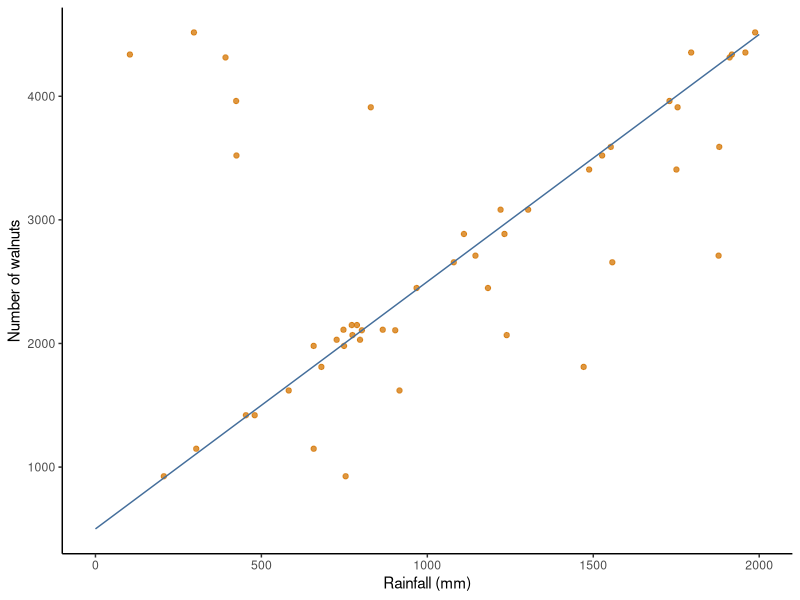
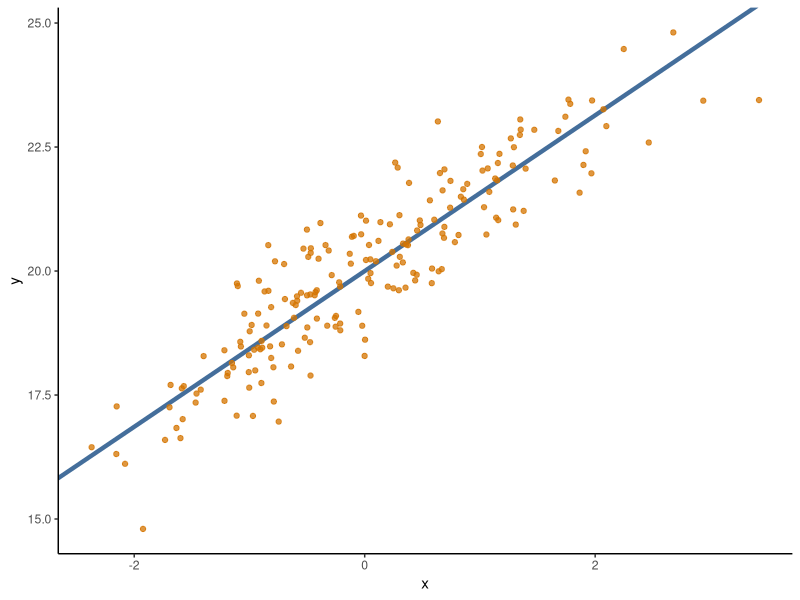
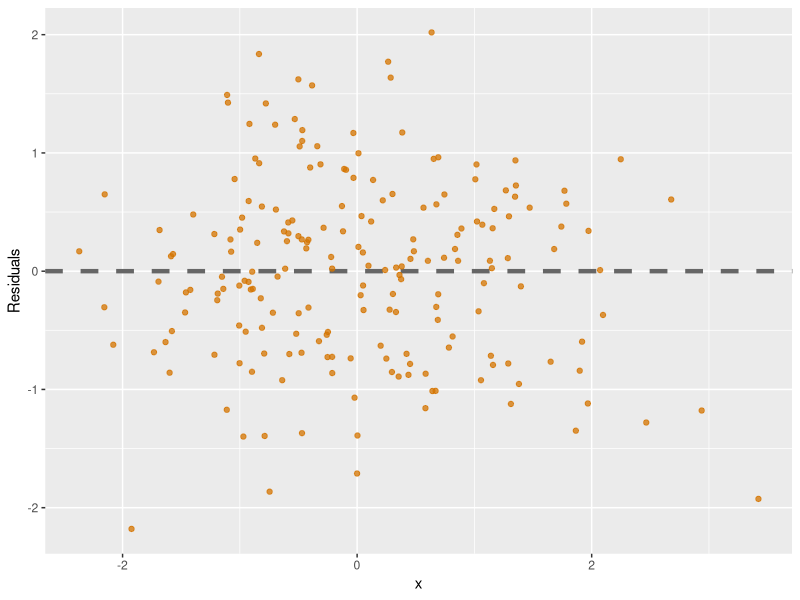
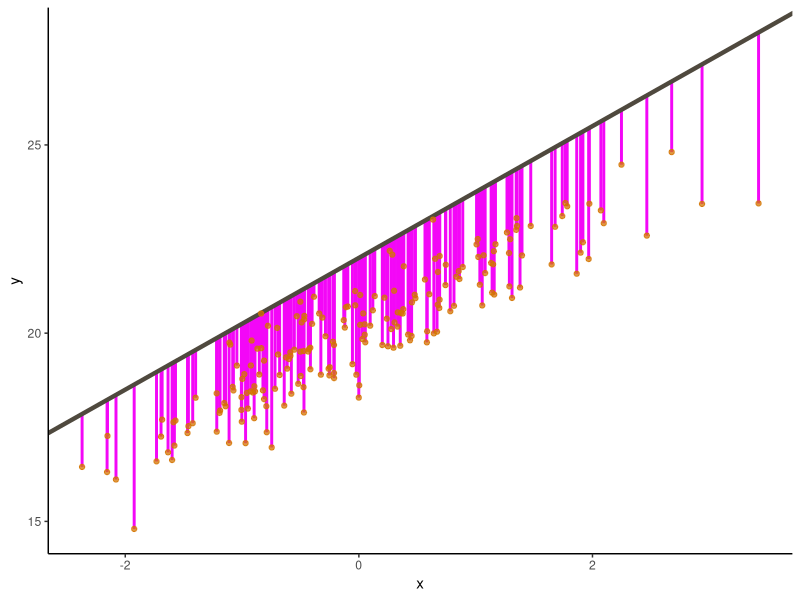
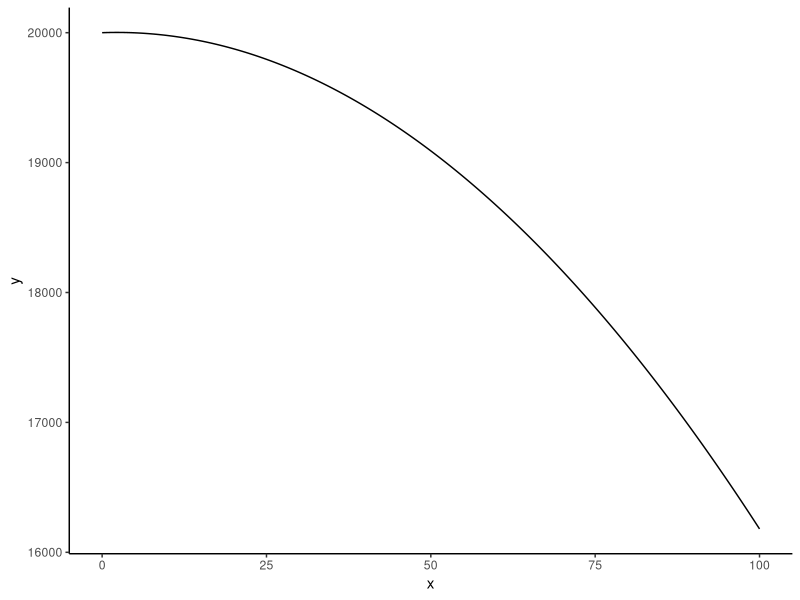
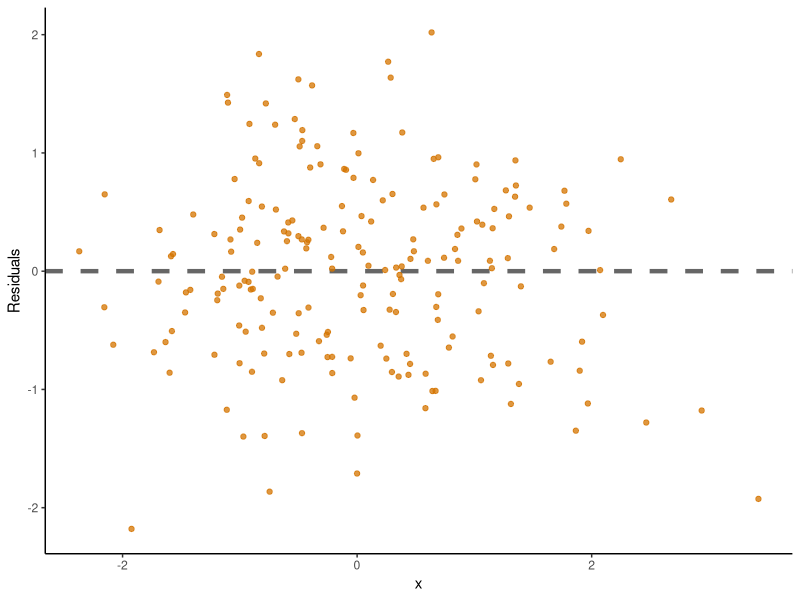

Here is the R script that generated these plots, in order: (Note: this script raises an error after producing the figures.)
library(ggplot2)
x <- seq(from = 0, to = 2000, by = 0.1)
x2 <- runif(n = 50, 0, 2000)
line_df <- data.frame(x = x,
                      y = 500 + 2 * x)
samp_df <- data.frame(x = x2, y = rnorm(n = 25, 500 + 2 * x2, 50))
ggplot(line_df, aes(x = x, y = y)) +
  geom_point(data = samp_df, aes(x = x, y = y), color = "#D47500", alpha = 0.75) +
  geom_path(color = "#446E9B")+
  scale_x_continuous("Rainfall (mm)") +
  scale_y_continuous("Number of walnuts")+
  theme_bw() + theme(panel.border = element_blank(), panel.grid.major = element_blank(),
                     panel.grid.minor = element_blank(), axis.line = element_line(colour = "black"))




x <- rnorm(200)
y <- 20 + 1.57 * x + rnorm(200, 0, 0.75)
mu2<- 22 + 1.75 * x
mu <- 20 + 1.57 * x
resid <- y - mu
df <- data.frame(x = x, y = y, mu = mu, Residuals = resid)


ggplot(df, aes(x, y)) +
  geom_abline(slope = 1.57, intercept = 20, color = "#446E9B", size = 1.5) +
  scale_y_continuous("y") +
  geom_point(color = "#D47500", alpha = 0.75)+
  theme_bw() + theme(panel.border = element_blank(), panel.grid.major = element_blank(),
                     panel.grid.minor = element_blank(), axis.line = element_line(colour = "black"))

ggplot(df, aes(x, Residuals)) +
  geom_abline(slope = 0, intercept = 0, color = "grey40", linetype = "dashed", size = 1.5) +
  geom_point(color = "#D47500", alpha = 0.75)


ggplot(df, aes(x, y)) +
#  geom_segment(aes(x = x, xend = x, y = mu, yend = y), color = "#3CB521", size = 1) +
  geom_segment(aes(x = x, xend = x, y = mu2, yend = y), color = "#f307f7", size = 1) +
#    geom_abline(slope = 1.57, intercept = 20, color = "#446E9B", size = 1.5) +
  geom_abline(slope = 1.75, intercept = 22, color = "#4f493e", size = 1.5) +
  scale_y_continuous("y") +
  geom_point(color = "#D47500", alpha = 0.75)+
  theme_bw() + theme(panel.border = element_blank(), panel.grid.major = element_blank(),
                     panel.grid.minor = element_blank(), axis.line = element_line(colour = "black"))

x <- seq(from = 0, to = 100, 0.1)
lm2 <- data.frame(x = x,
                  y = 20000 + 1.8 * x - 0.4 * x^2)

ggplot(lm2, aes(x = x, y = y)) +
  geom_line() +
  theme_bw() + theme(panel.border = element_blank(), panel.grid.major = element_blank(),
                     panel.grid.minor = element_blank(), axis.line = element_line(colour = "black"))

x<-17



ggplot(df, aes(x, Residuals)) +
  geom_abline(slope = 0, intercept = 0, color = "grey40", linetype = "dashed", size = 1.5) +
  geom_point(color = "#D47500", alpha = 0.75)+
  theme_bw() + theme(panel.border = element_blank(), panel.grid.major = element_blank(),
                     panel.grid.minor = element_blank(), axis.line = element_line(colour = "black"))



ggplot(df, mapping = aes(x=x, y=y)) +
  geom_point(color="#446E9B", alpha = 0.5) +
  geom_smooth(method='lm', se=FALSE, color="#D47500", alpha = 0.5) +
  geom_path(aes(x,y), data = path1, linewidth = 1, color = "#3CB521") +
  geom_path(aes(x,y), data = path2, linewidth = 1, color = "#3CB521") +
  geom_path(aes(x,y), data = path3, linewidth = 1, color = "#3CB521") +
  geom_path(aes(x,y), data = path4, linewidth = 1, color = "#3CB521")




ggplot(df, mapping = aes(x=x, y=y)) +
  geom_point(color="#446E9B", alpha = 0.5) +
  geom_smooth(method='lm', se=FALSE, color="#D47500", alpha = 0.5) +
  geom_path(aes(x,y), data = path1, linewidth = 1, color = "#3CB521") +
  geom_path(aes(x,y), data = path2, linewidth = 1, color = "#3CB521") +
  geom_path(aes(x,y), data = path3, linewidth = 1, color = "#3CB521") +
  geom_path(aes(x,y), data = path4, linewidth = 1, color = "#3CB521") +
  geom_segment(aes(x=x,y=y,xend=xend,yend=yend), data = segment1, linewidth = 0.6,
               color = "#CD0200") +
  geom_segment(aes(x=x,y=y,xend=xend,yend=yend), data = segment2, linewidth = 0.6,
               color = "#CD0200") +
  geom_segment(aes(x=x,y=y,xend=xend,yend=yend), data = segment3, linewidth = 0.6,
               color = "#CD0200") +
  geom_segment(aes(x=x,y=y,xend=xend,yend=yend), data = segment4, linewidth = 0.6,
               color = "#CD0200")













x <- runif(100, 0, 60)
ey <- 10 + 1*x
eps <- rnorm(100, 0, 3)
y <- ey + eps
df <- data.frame(x, y)
lm_fit <- lm(y ~ x, data = df)

k <- 2.5
sigma <- sigma(lm_fit)
ab <- coef(lm_fit); a <- ab[1]; b <- ab[2]

x <- seq(-k*sigma, k*sigma, length.out = 50)
y <- dnorm(x, 0, sigma)/dnorm(0, 0, sigma) * 3

x0 <- 5
y0 <- a+b*x0
path1 <- data.frame(x = y + x0, y = x + y0)
segment1 <- data.frame(x = x0, y = y0 - k*sigma, xend = x0, yend = y0 + k*sigma)
x0 <- 20
y0 <- a+b*x0
path2 <- data.frame(x = y + x0, y = x + y0)
segment2 <- data.frame(x = x0, y = y0 - k*sigma, xend = x0, yend = y0 + k*sigma)
x0 <- 35
y0 <- a+b*x0
path3 <- data.frame(x = y + x0, y = x + y0)
segment3 <- data.frame(x = x0, y = y0 - k*sigma, xend = x0, yend = y0 + k*sigma)
x0 <- 50
y0 <- a+b*x0
path4 <- data.frame(x = y + x0, y = x + y0)
segment4 <- data.frame(x = x0, y = y0 - k*sigma, xend = x0, yend = y0 + k*sigma)

ggplot(df, mapping = aes(x=x, y=y)) +
  geom_point(color="#446E9B", alpha = 0.5)+
  theme_bw() + theme(panel.border = element_blank(), panel.grid.major = element_blank(),
                     panel.grid.minor = element_blank(), axis.line = element_line(colour = "black"))

ggplot(df, mapping = aes(x=x, y=y)) +
  geom_point(color="#446E9B", alpha = 0.5) +
  geom_smooth(method='lm', se=FALSE, color="#D47500", alpha = 0.5)+
  theme_bw() + theme(panel.border = element_blank(), panel.grid.major = element_blank(),
                     panel.grid.minor = element_blank(), axis.line = element_line(colour = "black"))


ggplot(df, mapping = aes(x=x, y=y)) +
  geom_point(color="#446E9B", alpha = 0.5) +
  geom_smooth(method='lm', se=FALSE, color="#D47500", alpha = 0.5) +
  geom_path(aes(x,y), data = path1, linewidth = 1, color = "#3CB521") +
  geom_path(aes(x,y), data = path2, linewidth = 1, color = "#3CB521") +
  geom_path(aes(x,y), data = path3, linewidth = 1, color = "#3CB521") +
  geom_path(aes(x,y), data = path4, linewidth = 1, color = "#3CB521")




ggplot(df, mapping = aes(x=x, y=y)) +
  geom_point(color="black", alpha = 0.5) +
   geom_smooth(method='lm', se=FALSE, color="#D47500", alpha = 0.5) +
   geom_path(aes(x,y), data = path1, linewidth = 1, color = "#3CB521") +
   geom_path(aes(x,y), data = path2, linewidth = 1, color = "#3CB521") +
   geom_path(aes(x,y), data = path3, linewidth = 1, color = "#3CB521") +
   geom_path(aes(x,y), data = path4, linewidth = 1, color = "#3CB521") +
  geom_segment(aes(x=x,y=y,xend=xend,yend=yend), data = segment1, linewidth = 0.6,
               color = "#CD0200") +
  geom_segment(aes(x=x,y=y,xend=xend,yend=yend), data = segment2, linewidth = 0.6,
               color = "#CD0200") +
  geom_segment(aes(x=x,y=y,xend=xend,yend=yend), data = segment3, linewidth = 0.6,
               color = "#CD0200") +
  geom_segment(aes(x=x,y=y,xend=xend,yend=yend), data = segment4, linewidth = 0.6,
               color = "#CD0200") +
  theme_bw() + theme(panel.border = element_blank(), panel.grid.major = element_blank(),
                     panel.grid.minor = element_blank(), axis.line = element_line(colour = "black"))









#Milk example
y<-c(25.9,25.978,25.9,26.09,26.1,24.9,25.89,25.978,26.12,25.98,27,25,25.6,25.4,25.5)

model1<-lm(y~1)

summary(lm(y~1))

t.test(y,mu=26)



teporingos<-read.csv("teporingos2pops.csv",stringsAsFactors = T)

summary(teporingos)

library(dplyr)

teporingos%>%group_by(site)%>%summarize(min=min(mass),
                                        q1=quantile(mass      , 0.25),
                                        median=median(mass      ),
                                        mean=mean(mass),
                                        q3=quantile(mass, 0.75),
                                        max=max(mass))








samp <- data.frame(Experiment = 1:100,
                   time = 1:100,
                   Estimate = numeric(length = 100),
                   SE = numeric(length = 100))

for(i in 1:100){
  x <- rnorm(40, 75,4)
  samp$Estimate[i] = mean(x)
  samp$SD[i] = sd(x)
  samp$SE = sd(x)/sqrt(25)
}

fish_df <- data.frame(z = seq(from = 65, to = 85, by = 0.1),
                      pr_z = dnorm(x = seq(from = 65, to = 85, by = 0.1), 75, 4))


p <- ggplot(samp[samp$Experiment==1,], aes(x = Experiment, y = Estimate)) +
  geom_point() +
  geom_hline(yintercept = 75, color = "black", linetype = "longdash") +
  scale_y_continuous(name = "", limits = c(70, 80), breaks = seq(from = 70, to = 80,by=2)) +
  scale_x_continuous(limits = c(0, 100)) +
  theme_classic() +
  geom_segment(aes(y = 79, yend = 79, x = 71, xend = 82),
               color = "black", linetype = "longdash") +
  annotate(x = 82, y = 78, label = "Sample mean", geom = "text", hjust = 0) +
  geom_point(aes(y = 78, x = 77)) +
  annotate(x = 85, y = 79, label = "True parameter mean", geom = "text", hjust = 0)
p


valsn<-rnorm(39,74.62779,4)
valsn<-c(valsn,2985.112-sum(valsn))
samp[samp$Experiment==1,3]
Experiment<-rep(1,40)
valsn_d<-data.frame(valsn, Experiment)


p+  geom_errorbar(data = samp[samp$Experiment==1,], aes(x = Experiment, ymin = Estimate - SD, ymax = Estimate + SD), width = 0)


p+geom_point(data=samp[samp$Experiment==2,], aes(x = Experiment, y = Estimate))

p+geom_point(data=samp[samp$Experiment==2,], aes(x = Experiment, y = Estimate))+
  geom_point(data=samp[samp$Experiment==3,], aes(x = Experiment, y = Estimate))

p+geom_point(data=samp[samp$Experiment==2,], aes(x = Experiment, y = Estimate))+
  geom_point(data=samp[samp$Experiment==3,], aes(x = Experiment, y = Estimate))+
  geom_point(data=samp[samp$Experiment==4,], aes(x = Experiment, y = Estimate))


for(i in 1:4){
print(i)
p2<-  ggplot() +
  labs(subtitle = "Sampling") +
  geom_path(data = fish_df, aes(x = z, y = pr_z), color = "#446E9B")+
  geom_segment(aes(y = 0, yend = 1, x = samp[samp$Experiment==i,3], xend = samp[samp$Experiment==i,3]),
               color = "black", linetype = "longdash")+
  scale_y_continuous(expand = c(0, 0), limits = c(0, NA))+
  ylab("Density")+xlab("size(cm)")+
  theme_bw() + theme(panel.border = element_blank(), panel.grid.major = element_blank(),
                     panel.grid.minor = element_blank(), axis.line = element_line(colour = "black"))
print(p2)
}

ggplot() +
  labs(subtitle = "Sampling") +
  geom_path(data = fish_df, aes(x = z, y = pr_z), color = "#446E9B")+
  scale_y_continuous(expand = c(0, 0), limits = c(0, NA))+
  ylab("Density")+xlab("size(cm)")+
  theme_bw() + theme(panel.border = element_blank(), panel.grid.major = element_blank(),
                     panel.grid.minor = element_blank(), axis.line = element_line(colour = "black"))


samp$type<-"A"

 ggplot(samp, aes(x = Experiment, y = Estimate,group=type)) +
   geom_point(aes(group = seq_along(Experiment))) +
   geom_hline(yintercept = 75, color = "black", linetype = "longdash") +
   scale_y_continuous(name = "", limits = c(70, 80), breaks = seq(from = 70, to = 80,by=2)) +
   scale_x_continuous(limits = c(0, 100)) +
   theme_classic() +
   geom_segment(aes(y = 79, yend = 79, x = 71, xend = 82),
                color = "black", linetype = "longdash") +
   annotate(x = 82, y = 78, label = "Sample mean", geom = "text", hjust = 0) +
   geom_point(aes(y = 78, x = 77)) +
   annotate(x = 85, y = 79, label = "True parameter mean", geom = "text", hjust = 0)+
   transition_reveal(Experiment)+
   view_follow(fixed_x = TRUE,fixed_y = TRUE)

 ?transition_manual


 ggplot(samp, aes(x = Experiment, y = Estimate,group=type)) +
   geom_point(aes(group = seq_along(Experiment))) +
   geom_hline(yintercept = 75, color = "black", linetype = "longdash") +
   scale_y_continuous(name = "", limits = c(70, 80), breaks = seq(from = 70, to = 80,by=2)) +
   scale_x_continuous(limits = c(0, 100)) +
   theme_classic() +
   geom_segment(aes(y = 79, yend = 79, x = 71, xend = 82),
                color = "black", linetype = "longdash") +
   annotate(x = 82, y = 78, label = "Sample mean", geom = "text", hjust = 0) +
   geom_point(aes(y = 78, x = 77)) +
   annotate(x = 85, y = 79, label = "True parameter mean", geom = "text", hjust = 0)




 ggplot() +
   geom_histogram(data = samp, aes(x = Estimate, y = ..density..),
                  fill = "#999999", alpha = 0.75, color = "#999999", bins = 60) +
      labs(subtitle = "Sampling distribution of 100 samples (fish n = 40)") +
   geom_path(data = fish_df, aes(x = z, y = pr_z), color = "#446E9B")+
   theme_bw() + theme(panel.border = element_blank(), panel.grid.major = element_blank(),
                      panel.grid.minor = element_blank(), axis.line = element_line(colour = "black"))





 ggplot(samp, aes(x = Experiment, y = Estimate)) +
   geom_point() +
   geom_hline(yintercept = 70, color = "red", linetype = "longdash") +
   scale_y_continuous(name = "", limits = c(68, 73), breaks = seq(from = 68, to = 73)) +
   scale_x_continuous(limits = c(0, 100)) +
   theme_classic() +
   geom_segment(aes(y = 72.75, yend = 72.75, x = 1, xend = 12),
                color = "red", linetype = "longdash") +
   annotate(x = 15, y = 72.75, label = "True parameter value", geom = "text", hjust = 0) +
   geom_point(aes(y = 72.25, x = 6)) +
   annotate(x = 15, y = 72.25, label = "Sample mean", geom = "text", hjust = 0)






 wing_df <- data.frame(z = seq(from = 63, to = 77, by = 0.1),
                       pr_z = dnorm(x = seq(from = 63, to = 77, by = 0.1), 70, 2))



 samp2 <- data.frame(Experiment = 1:1000,
                     time = 1:1000,
                     Estimate = numeric(length = 1000),
                     SE = numeric(length = 1000))

 for(i in 1:1000){
   x <- rnorm(30, 70, 2)
   samp2$Estimate[i] = mean(x)
   samp2$SD[i] = sd(x)
   samp2$SE = sd(x)/sqrt(30)
 }

 ggplot() +
   geom_histogram(data = samp2, aes(x = Estimate, y = ..density..),
                  fill = "#999999", alpha = 0.75, color = "#999999", bins = 60) +
   geom_rug(data = samp2, aes(x = Estimate), color = "#D47500") +
   geom_path(data = wing_df, aes(x = z, y = pr_z), color = "#446E9B") +
   geom_vline(xintercept = 70, color = "white") +
   geom_vline(xintercept = mean(samp2$Estimate), linetype = "dashed", color = "white") +
   scale_y_continuous("Density") +
   scale_x_continuous("Sample mean", expand = c(0, 0)) +
   labs(subtitle = "Sampling distribution of 1000 samples (n = 30)") +
   theme_bw() + theme(panel.border = element_blank(), panel.grid.major = element_blank(),
                      panel.grid.minor = element_blank(), axis.line = element_line(colour = "black"))







set.seed(2500)
 start.time <- Sys.time()



 tails<-0
 for(i in 1:10000000){
   test<-rbinom(1,1,0.5)
   if(test==1){
     tails<-tails+1
     if(tails==20){
       print(paste0("You won after ", i, " tries"))
       break
     }
   } else
     tails<-0
 }

 end.time <- Sys.time()
 time.taken <- round(end.time - start.time,2)
 time.taken



 set.seed(2500)
 start.time <- Sys.time()
 no_tail <- 0
 for(i in 1:10000000){
   H_or_T <- rbinom(1,1,0.5)
   ifelse(H_or_T == 0, no_tail <- no_tail + 1, no_tail <-  0)
   if(no_tail == 20){
     print(i)
     break
   }
 }
 end.time <- Sys.time()
 time.taken <- round(end.time - start.time,2)
 time.taken


teporingos<-read.csv("teporingos2pops.csv")

site<-c(rep("Tlaloc",24),rep("Popocatepetl",30))

mass<-rnorm(54,450,10)

teporingosnew<-data.frame(site,mass)
write.csv(teporingosnew,"teporingosnew.csv",row.names = F)

r=0
for(i in 1:10^7){
  `if`(rbinom(1,1,.5),r<-r+1,r<-0);if(r==20){cat(i);break}}


 site<-1:63
 Foodavailability<-runif(63,0.2,7)
ReproductiveEffort<- 0.5+1.2*Foodavailability+runif(63,0,0.85)
max(ReproductiveEffort)
foodav<-data.frame(site,Foodavailability,ReproductiveEffort)
write.csv(foodav,"foodav.csv",row.names = F)

pig<-1:150
IC<-rnorm(150,6,1.5)
dose1<-c(rep(0,50),rep(1,50),rep(0,50))
dose2<-c(rep(0,50),rep(0,50),rep(1,50))
Dose<-c(rep("control",50),rep("dose1",50),rep("dose2",50))

FC<-IC+rnorm(150,0,1)-dose1*0.5-dose2*2
min(FC)

drugZ<-data.frame(pig,IC,FC,Dose)
write.csv(drugZ,"drugZ.csv",row.names = F)







teporingos2pops<-read.csv('teporingos2pops.csv')




teporingos2pops







ggplot(data = teporingos2pops, aes(x="pops", y = mass)) +
  geom_boxplot(fill=gray(0.7,0.25),color="black",width=0.1) +
  geom_violin(fill=gray(0.9,0.1),color="black")+
  theme_bw() + theme(panel.border = element_blank(), panel.grid.major = element_blank(),
                     panel.grid.minor = element_blank(), axis.line = element_line(colour = "black"))+
  geom_point(, size = 5, alpha = 0.5)


b0<-3
b1<--0.25
b2<-25
x<-runif(220,0,575)

y<-b0+b1*x+b2*x^2+rnorm(220,0,392000)

alldata<-data.frame(x,y)

quadratic_model <- lm(y ~ x + I(x^2))




predictedq<-predict.lm(quadratic_model,alldata,interval="co")

alldata<-cbind(alldata,predictedq)


ggplot(alldata, aes(x = x, y = y,ymin=lwr,ymax=upr)) +
  geom_point() +
  geom_line(aes(y=fit)) +
  geom_ribbon(alpha=0.2)+
  theme_classic()

plot(quadratic_model,which=1)




alldata<-data.frame(x,y)

quadratic_model <- lm(y ~ x)

predictedq<-predict.lm(quadratic_model,alldata,interval="co")

alldata<-cbind(alldata,predictedq)


ggplot(alldata, aes(x = x, y = y,ymin=lwr,ymax=upr)) +
  geom_point() +
  geom_line(aes(y=fit)) +
  geom_ribbon(alpha=0.2)+
  theme_classic()

plot(quadratic_model,which=1)
    plot(quadratic_model)





welldata<-data.frame(wellID=paste0("well_",1:28),fluoride=rnorm(28,3.1,1.6))

write.csv(welldata,"welldata.csv",row.names = F)






# For a class in which I am reviewing distributions
#I will show plots of normal, poisson, and binomila distributions
# For normal, I will show 6 distributions.
# I will start with plotting 3 normal distributions with diffferent means and same variance, then I will plot 3 normal distributions with same mean and different variances. I will use the same color scheme as in the rest of the slides, with blue for the normal distribution, and red for the poisson and binomial distributions.

x <- seq(from = -10, to = 10, by = 0.1)
norm1 <- data.frame(x = x, y = dnorm(x, mean = 0, sd = 1))
norm2 <- data.frame(x = x, y = dnorm(x, mean = 2, sd = 1))
norm3 <- data.frame(x = x, y = dnorm(x, mean = -2, sd = 1))

# I now have my 3 normal distributions with different means and same variance. I will now plot them using ggplot2.
# Each distribution should have a different color
# I will use the color to label them with their parameters (mean and variance)
# The legend should be on the right and be legible for a powerpoint presentation

# combine and label the three normals, then map colour to the label
norm1$label <- "mean=0, sd=1"
norm2$label <- "mean=2, sd=1"
norm3$label <- "mean=-2, sd=1"
df_norm <- rbind(norm1, norm2, norm3)

ggplot(df_norm, aes(x = x, y = y, color = label)) +
  geom_line(linewidth = 1.5) +
  scale_x_continuous("x") +
  scale_y_continuous("Density") +
  labs(subtitle = "Normal distributions with different means and same variance",
       color = "Parameters") +
  scale_color_manual(values = c(
    "mean=0, sd=1"  = "#446E9B",
    "mean=2, sd=1"  = "#D47500",
    "mean=-2, sd=1" = "#3CB521"
  )) +
  theme_classic() +
  theme(legend.text = element_text(size = 16))

# I wil ldo the same exact thing, but mean will be the same and variance will be different. I will use the same color scheme, but I will change the labels to reflect the parameters of each distribution.
norm4 <- data.frame(x = x, y = dnorm(x, mean = 0, sd = 0.5))
norm5 <- data.frame(x = x, y = dnorm(x, mean = 0, sd = 2))
norm6 <- data.frame(x = x, y = dnorm(x, mean = 0, sd = 3))

norm4$label <- "mean=0, sd=0.5"
norm5$label <- "mean=0, sd=2"
norm6$label <- "mean=0, sd=3"

df_norm2 <- rbind(norm4, norm5, norm6)

ggplot(df_norm2, aes(x = x, y = y, color = label)) +
  geom_line(linewidth = 1.5) +
  scale_x_continuous("x") +
  scale_y_continuous("Density") +
  labs(subtitle = "Normal distributions with same mean and different variances",
       color = "Parameters") +
  scale_color_manual(values = c(
    "mean=0, sd=0.5" = "#446E9B",
    "mean=0, sd=2"   = "#D47500",
    "mean=0, sd=3"   = "#3CB521"
  )) +
  theme_classic() +
  theme(legend.text = element_text(size = 16))

# Now I will do a binmial one. 100 trials, and 3 distributions with 0.25, 0.5, and 0.75 probability of success. I will use the same color scheme and labeling as before.
x_binom <- 0:100
binom1 <- data.frame(x = x_binom, y = dbinom(x_binom, size = 100, prob = 0.25))
binom2 <- data.frame(x = x_binom, y = dbinom(x_binom, size = 100, prob = 0.5))
binom3 <- data.frame(x = x_binom, y = dbinom(x_binom, size = 100, prob = 0.75))

binom1$label <- "size=100, prob=0.25"
binom2$label <- "size=100, prob=0.5"
binom3$label <- "size=100, prob=0.75"
df_binom <- rbind(binom1, binom2, binom3)

# This plot should be different, because it is discrete. I can use a barplot instead of a line plot. I will also change the x-axis to be the number of successes, and the y-axis to be the probability of that number of successes.
# I should add some transparency to the bars, and I should also add a legend that shows the parameters of each distribution.
ggplot(df_binom, aes(x = x, y = y, fill = label)) +
  geom_bar(stat = "identity", position = "dodge", alpha = 0.75) +
  scale_x_continuous("Number of successes") +
  scale_y_continuous("Probability") +
  labs(subtitle = "Binomial distributions with different probabilities of success",
       fill = "Parameters") +
  scale_fill_manual(values = c(
    "size=100, prob=0.25" = "#446E9B",
    "size=100, prob=0.5"   = "#D47500",
    "size=100, prob=0.75"  = "#3CB521"
  )) +
  theme_classic() +
  theme(legend.text = element_text(size = 16))


# Finally, something similar with poisson, with lambda = 5, 10, and 15. I will use the same color scheme and labeling as before.
x_pois <- 0:30
pois1 <- data.frame(x = x_pois, y = dpois(x_pois, lambda = 5))
pois2 <- data.frame(x = x_pois, y = dpois(x_pois, lambda = 10))
pois3 <- data.frame(x = x_pois, y = dpois(x_pois, lambda = 15))
pois1$label <- "lambda=5"
pois2$label <- "lambda=10"
pois3$label <- "lambda=15"
df_pois <- rbind(pois1, pois2, pois3)
# This plot should also be a barplot, because it is discrete. I will also change the x-axis to be the number of events, and the y-axis to be the probability of that number of events.
# I should add some transparency to the bars, and I should also add a legend that shows

ggplot(df_pois, aes(x = x, y = y, fill = label)) +
  geom_bar(stat = "identity", position = "dodge", alpha = 0.75) +
  scale_x_continuous("Number of events") +
  scale_y_continuous("Probability") +
  labs(subtitle = "Poisson distributions with different lambda values",
       fill = "Parameters") +
  scale_fill_manual(values = c(
    "lambda=5"  = "#446E9B",
    "lambda=10" = "#D47500",
    "lambda=15" = "#3CB521"
  )) +
  theme_classic() +
  theme(legend.text = element_text(size = 16))
